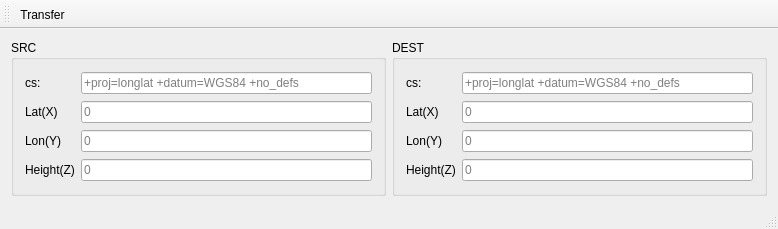
<?xml version="1.0" encoding="UTF-8"?>
<ui version="4.0">
 <class>QtProjClass</class>
 <widget class="QMainWindow" name="QtProjClass">
  <property name="geometry">
   <rect>
    <x>0</x>
    <y>0</y>
    <width>778</width>
    <height>229</height>
   </rect>
  </property>
  <property name="windowTitle">
   <string>QtProj</string>
  </property>
  <widget class="QWidget" name="centralWidget">
   <layout class="QGridLayout" name="gridLayout_main">
    <item row="0" column="0">
     <layout class="QGridLayout" name="gridLayout_cs2cs">
      <item row="0" column="0">
       <widget class="QGroupBox" name="groupBox_src">
        <property name="title">
         <string>SRC</string>
        </property>
        <layout class="QGridLayout" name="gridLayout_srcval">
         <item row="0" column="0">
          <widget class="QLabel" name="lab_srcCS">
           <property name="text">
            <string>cs:</string>
           </property>
          </widget>
         </item>
         <item row="0" column="2">
          <widget class="QLineEdit" name="le_srcCS">
           <property name="placeholderText">
            <string>+proj=longlat +datum=WGS84 +no_defs</string>
           </property>
          </widget>
         </item>
         <item row="1" column="0">
          <widget class="QLabel" name="lab_srcLat">
           <property name="text">
            <string>Lat(X)</string>
           </property>
          </widget>
         </item>
         <item row="1" column="2">
          <widget class="QLineEdit" name="le_srcLat">
           <property name="placeholderText">
            <string>0</string>
           </property>
          </widget>
         </item>
         <item row="2" column="0">
          <widget class="QLabel" name="lab_srcLon">
           <property name="text">
            <string>Lon(Y)</string>
           </property>
          </widget>
         </item>
         <item row="2" column="2">
          <widget class="QLineEdit" name="le_srcLon">
           <property name="placeholderText">
            <string>0</string>
           </property>
          </widget>
         </item>
         <item row="3" column="0">
          <widget class="QLabel" name="lab_srcH">
           <property name="text">
            <string>Height(Z)</string>
           </property>
          </widget>
         </item>
         <item row="3" column="2">
          <widget class="QLineEdit" name="le_srcH">
           <property name="placeholderText">
            <string>0</string>
           </property>
          </widget>
         </item>
        </layout>
       </widget>
      </item>
      <item row="0" column="1">
       <widget class="QGroupBox" name="groupBox_dst">
        <property name="title">
         <string>DEST</string>
        </property>
        <layout class="QGridLayout" name="gridLayout_dstval">
         <item row="0" column="0">
          <widget class="QLabel" name="lab_dstCS">
           <property name="text">
            <string>cs:</string>
           </property>
          </widget>
         </item>
         <item row="0" column="2">
          <widget class="QLineEdit" name="le_dstCS">
           <property name="placeholderText">
            <string>+proj=longlat +datum=WGS84 +no_defs</string>
           </property>
          </widget>
         </item>
         <item row="1" column="0">
          <widget class="QLabel" name="lab_dstLat">
           <property name="text">
            <string>Lat(X)</string>
           </property>
          </widget>
         </item>
         <item row="1" column="2">
          <widget class="QLineEdit" name="le_dstLat">
           <property name="placeholderText">
            <string>0</string>
           </property>
          </widget>
         </item>
         <item row="2" column="0">
          <widget class="QLabel" name="lab_dstLon">
           <property name="text">
            <string>Lon(Y)</string>
           </property>
          </widget>
         </item>
         <item row="2" column="2">
          <widget class="QLineEdit" name="le_dstLon">
           <property name="placeholderText">
            <string>0</string>
           </property>
          </widget>
         </item>
         <item row="3" column="0">
          <widget class="QLabel" name="lab_dstH">
           <property name="text">
            <string>Height(Z)</string>
           </property>
          </widget>
         </item>
         <item row="3" column="2">
          <widget class="QLineEdit" name="le_dstH">
           <property name="placeholderText">
            <string>0</string>
           </property>
          </widget>
         </item>
        </layout>
       </widget>
      </item>
     </layout>
    </item>
   </layout>
  </widget>
  <widget class="QMenuBar" name="menuBar">
   <property name="geometry">
    <rect>
     <x>0</x>
     <y>0</y>
     <width>778</width>
     <height>23</height>
    </rect>
   </property>
  </widget>
  <widget class="QToolBar" name="mainToolBar">
   <attribute name="toolBarArea">
    <enum>TopToolBarArea</enum>
   </attribute>
   <attribute name="toolBarBreak">
    <bool>false</bool>
   </attribute>
   <addaction name="actionTransfer"/>
  </widget>
  <widget class="QStatusBar" name="statusBar"/>
  <action name="actionTransfer">
   <property name="icon">
    <iconset resource="qtproj.qrc">
     <normaloff>:/image/play.png</normaloff>:/image/play.png</iconset>
   </property>
   <property name="text">
    <string>Transfer</string>
   </property>
   <property name="toolTip">
    <string>Transfer</string>
   </property>
  </action>
 </widget>
 <layoutdefault spacing="6" margin="11"/>
 <resources>
  <include location="qtproj.qrc"/>
 </resources>
 <connections/>
</ui>
